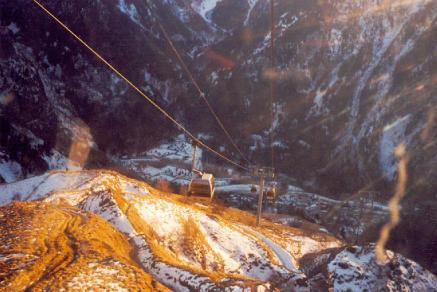
%> input picture HW4/pedestrians/person_detection_test_data/01-03f.jpg, 437 x 292 px
$ octave --eval "result = detectEdges(imread('../HW4/pedestrians/person_detection_test_data/01-03f.jpg'));"   (GNU Octave 9; MATLAB toolbox functions it lacks are replaced by stand-ins)
%> lines starting %> are read from the running program, lines starting %| are printed output that depends on the picture
function [edges] = detectEdges(im, threshold)

im = im2double(rgb2gray(im));
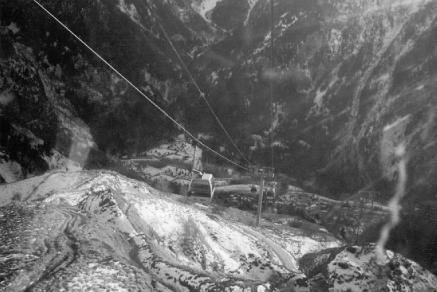
%> im: size 292x437 double; min 0.0118, max 1, mean 0.38
im = imgaussfilt(im,.5);

% [gradient_magnitude, gradient_direction] = imgradient(im,'prewitt');

[height, width] = size(im);
%> height = 292; width = 437

n = 1;
edges = [];

average_magnitude = 0;

if(nargin==1)
    for r = (2:height-1)
        for c = (2:width-1)

            magnitude = sqrt((im(r, c + 1) - im(r, c - 1))^2 + (im(r + 1, c) - im(r - 1, c))^2);
            orientation = atand((im(r + 1, c) - im(r - 1, c))/(im(r, c + 1) - im(r, c - 1)));
            average_magnitude = average_magnitude + magnitude;
        end
    end
%> after the loop, average_magnitude = 8769.4

    average_magnitude = average_magnitude/(height*width);
%> average_magnitude = 0.0687
    threshold = average_magnitude * 5;
%> threshold = 0.344

end


for r = (2:height-1)
    for c = (2:width-1)

        magnitude = sqrt((im(r, c + 1) - im(r, c - 1))^2 + (im(r + 1, c) - im(r - 1, c))^2);
        orientation = atand((im(r + 1, c) - im(r - 1, c))/(im(r, c + 1) - im(r, c - 1)));
        average_magnitude = average_magnitude + magnitude;

        if magnitude > threshold
            edges(n, 1) = r;
            edges(n, 2) = c;
            edges(n, 3) = magnitude;
            edges(n, 4) = orientation;
            n = n + 1;
        end

    end
end
%> after the loop, average_magnitude = 8769.5; edges = 852 rows, first 8: [2 35 0.439 -42.1; 2 38 0.37 -53.83; 3 36 0.412 -49.65; 3 37 0.372 -37.13; 3 39 0.432 -52.81; 4 37 0.4 -54.21; 4 38 0.475 -42.56; 4 40 0.447 -30.64]; n = 853
%> `result = detectEdges(imread('../HW4/pedestrians/person_detection_test_..`: result has the same summary as edges in detectEdges

return

end
